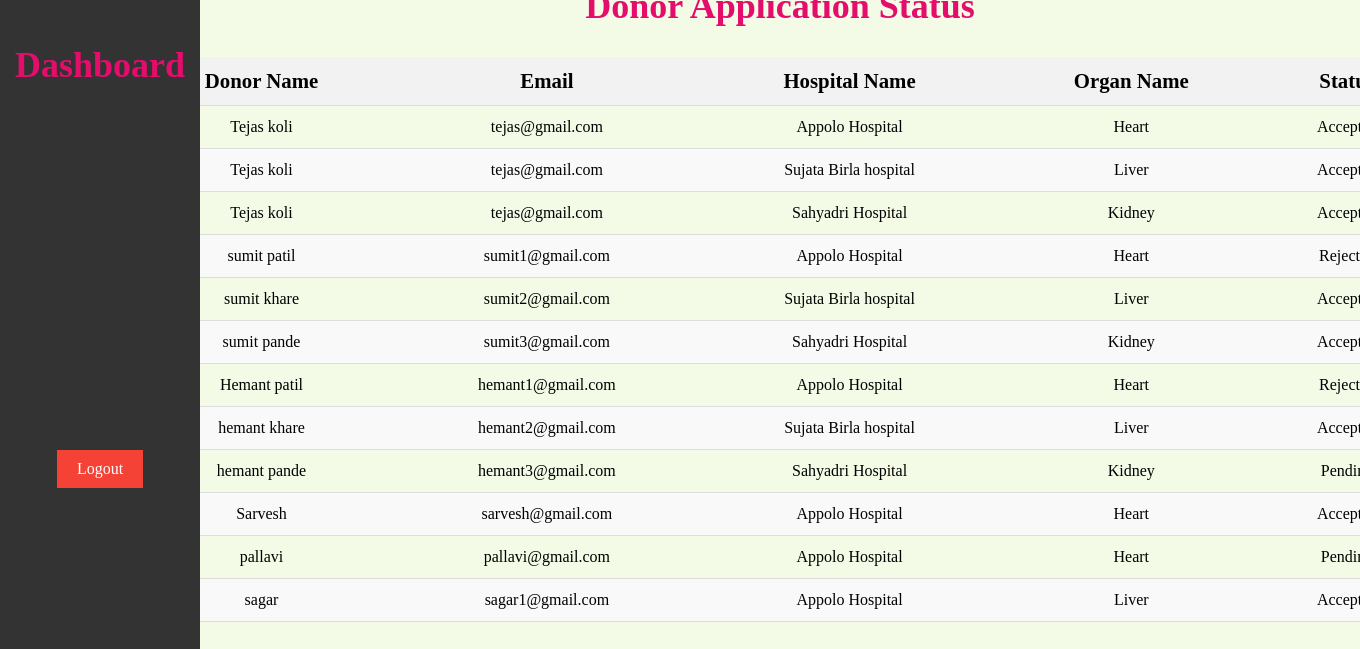
/donor, run on the app's committed database.
### app/models.py (models this page shows, shortened)
class Form(models.Model):
    name = models.TextField(max_length=255)
    hospital_name = models.CharField(max_length=255)
    organ_name = models.TextField(max_length=255,null=False)
    email = models.EmailField()
    id_document = models.ImageField(upload_to=document_upload_path)
    organ_donor_card = models.ImageField(upload_to=document_upload_path)
    status = models.CharField(max_length=20, default='Pending')

### app/views.py (the view)
# urls.py: path('donor',views.donor, name= 'donor'),
def donor(request):
    form_data = Form.objects.all()
    return render(request,'donor.html', {'form_data': form_data})

### template/donor.html (shortened to what this page needs)
{% block body %}
    <div class="sidebar">
        <h1><a href="donor_dashboard" style="text-decoration: none;color: #e40d6b;">Dashboard</a></h1>
        <a href="log_out" class="logout-button">Logout</a>
    </div>
    <div class="main-section">
        <div class="table-data">
            <h1 style="text-align: center;">Donor Application Status </h1>
            <div class="order">
                <table>
                    <thead>
                        <tr>
                            <th>Donor Name</th>
                            <th>Email</th>
                            <th>Hospital Name</th>
                            <th>Organ Name</th>
                            <th>Status</th>
                        </tr>
                    </thead>
                    <tbody>
                        <form action="" method="post">
                            {% for form in form_data %}
                            <tr>
                                <td>{{ form.name }}</td>
                                <td>{{ form.email }}</td>
                                <td>{{ form.hospital_name }}</td>
                                <td>{{ form.organ_name }}</td>
                                <td> {% if form.status == 'accepted' %}
                                    Accepted
                                {% elif form.status == 'rejected' %}
                                    Rejected
                                {% else %}
                                    Pending
                                {% endif %}</td>
                            </tr>
                            {% endfor %}
                        </form>
                    </tbody>
                </table>
            </div>
        </div>
    </div>
    {% endblock body %}

### template/donor.html (style rules this page uses)
.sidebar { background-color: #333; height: 100vh; width: 200px; position: fixed; top: 0; left: 0; padding-top: 20px; display: flex; flex-direction: column; align-items: center; z-index: 1; }
.logout-button { background-color: #f44336; color: white; border: none; padding: 10px 20px; margin-top: 170%; cursor: pointer; text-decoration: none; transition: background-color 0.3s; }
.main-section { padding: 20px; margin-left: 200px; background-color: #f3fae6; background-size: cover; background-position: center; height: 94vh; margin-top: 0; display: flex; justify-content: center; align-items: center; }
table { width: 1300px; height: 200px; margin-top: 30px; margin-bottom: 210px; border-collapse: collapse; }
th, td { padding: 12px 15px; text-align: left; border-bottom: 1px solid #ddd; text-align: center; }
th { background-color: #f2f2f2; text-align: center; font-size: 1.3em; }
tr:nth-child(even) { background-color: #f9f9f9; }
h1 { color: #e40d6b; font-size: 36px; text-decoration: none; }

### data on the page
Form: name "Tejas koli", email "tejas@gmail.com", hospital_name "Appolo Hospital", organ_name "Heart", status "Accepted"
Form: name "Tejas koli", email "tejas@gmail.com", hospital_name "Sujata Birla hospital", organ_name "Liver", status "Accepted"
Form: name "Tejas koli", email "tejas@gmail.com", hospital_name "Sahyadri Hospital", organ_name "Kidney", status "Accepted"
Form: name "sumit patil", email "sumit1@gmail.com", hospital_name "Appolo Hospital", organ_name "Heart", status "Rejected"
Form: name "sumit khare", email "sumit2@gmail.com", hospital_name "Sujata Birla hospital", organ_name "Liver", status "Accepted"
Form: name "sumit pande", email "sumit3@gmail.com", hospital_name "Sahyadri Hospital", organ_name "Kidney", status "Accepted"
Form: name "Hemant patil", email "hemant1@gmail.com", hospital_name "Appolo Hospital", organ_name "Heart", status "Rejected"
Form: name "hemant khare", email "hemant2@gmail.com", hospital_name "Sujata Birla hospital", organ_name "Liver", status "Accepted"
Form: name "hemant pande", email "hemant3@gmail.com", hospital_name "Sahyadri Hospital", organ_name "Kidney", status "Pending"
Form: name "Sarvesh", email "sarvesh@gmail.com", hospital_name "Appolo Hospital", organ_name "Heart", status "Accepted"
Form: name "pallavi", email "pallavi@gmail.com", hospital_name "Appolo Hospital", organ_name "Heart", status "Pending"
Form: name "sagar", email "sagar1@gmail.com", hospital_name "Appolo Hospital", organ_name "Liver", status "Accepted"
